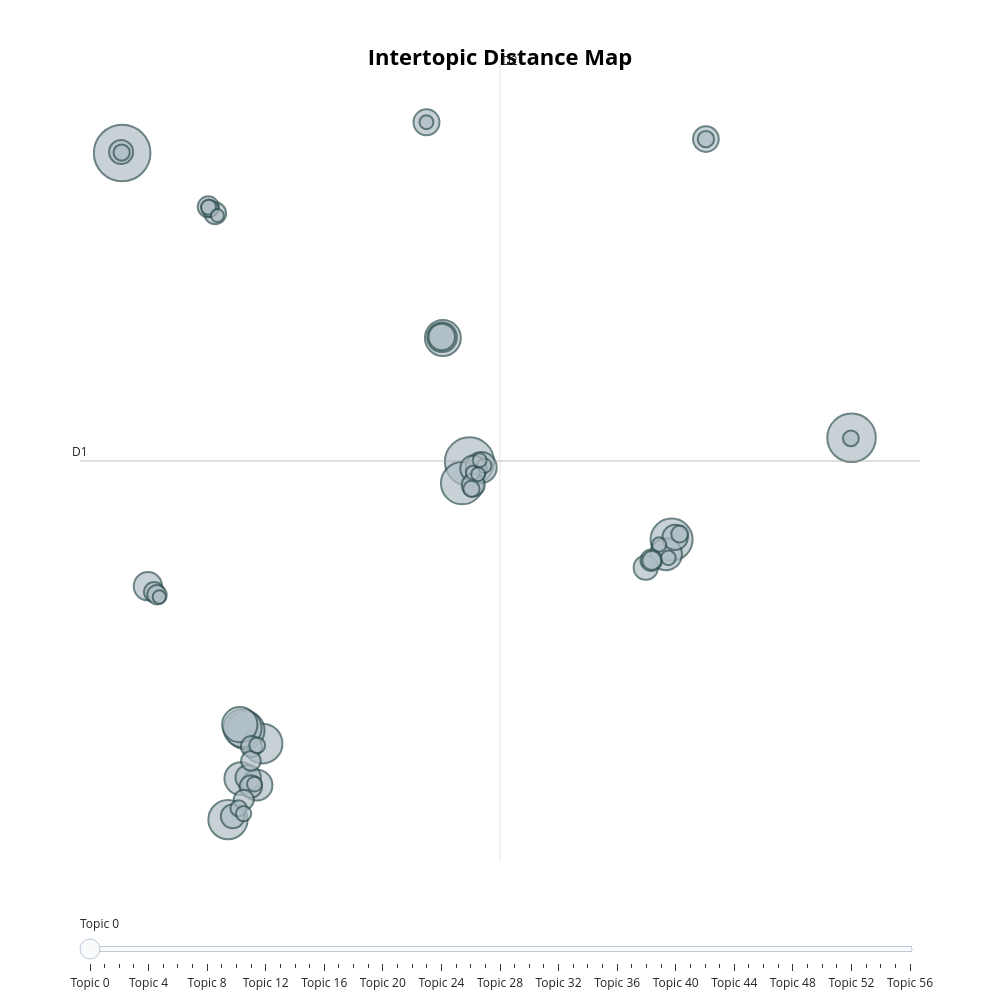

This figure's notebook cell:
### Code cell
fig1 = topic_model.visualize_topics(width=1000, height=1000)
fig1.show()
